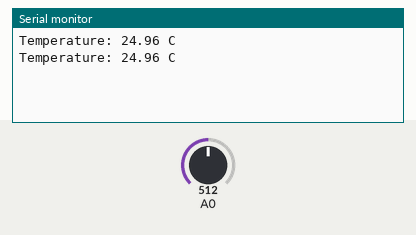
A sketch run on a simulated Arduino Uno, built with avr-gcc and run on an emulated ATmega328P. Shown: the last lines printed to the serial monitor. Inputs (shaded band) come from the test bench; at power-on: A0 = 512.

Above: at 1.8 s.
1.9 s: A0 set to 716
At 2.4 s:
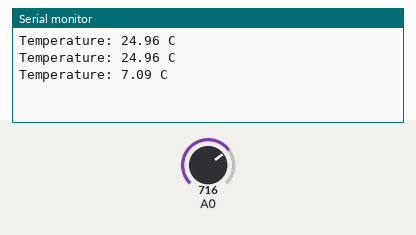
3.4 s: A0 set to 900
At 4.8 s:
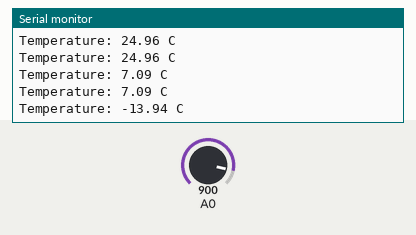
Timing chart, 0 to 6.4 s (numbered marks = the images above; inputs shaded):
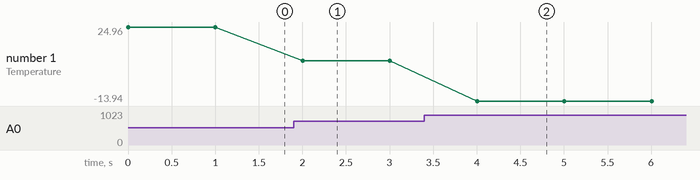

Measured:
- after the input at 1.9 s, the serial monitor: prints a new line after 0.10 s (image 1)
- after the input at 3.4 s, the serial monitor: prints a new line after 0.60 s (image 2)
- plotted number 1: 24.96 → 7.09 after the input at 1.9 s, 7.09 → -13.94 after the input at 3.4 s

The sketch:

thermister.ino
```cpp
#include <math.h>
void setup() {
  Serial.begin(9600);
}

// วัดอุณหภูมิเช่นกัน แต่พึ่งตัวต้านทาน
// วิธีต่อตามรูปที่อัพ

void loop() {
  int adc = analogRead(A0);

  float R = 10000.0 * adc / (1023.0 - adc);

  float temp = 1.0 / (log(R / 10000.0) / 3950.0 + 1.0 / 298.15) - 273.15;

  Serial.print("Temperature: ");
  Serial.print(temp);
  Serial.println(" C");

  delay(1000);
}
```
